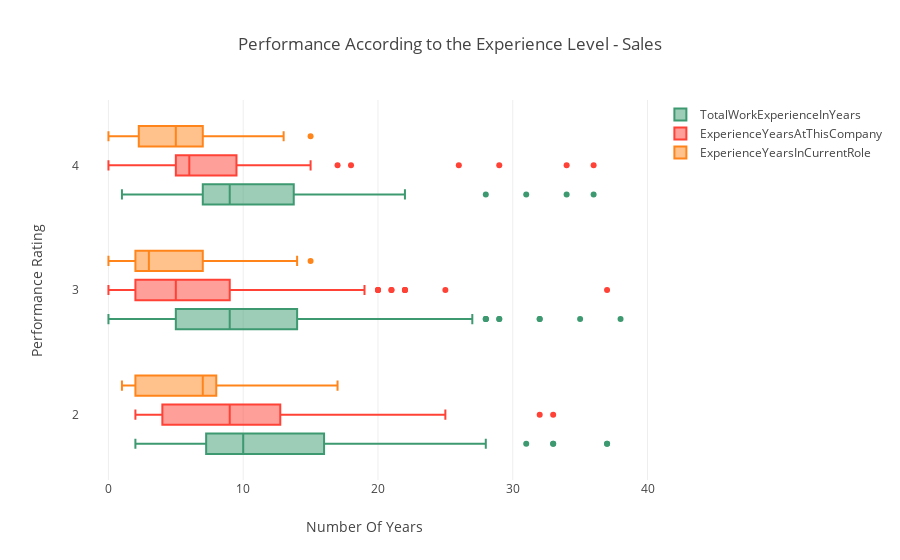

Notebook code for this chart:
### Markdown cell above
#### iv) Performance According to the Experience Level

### Code cell
data = [
    {
        'x': sales['TotalWorkExperienceInYears'],
        'y': sales['PerformanceRating'],
        'name':'TotalWorkExperienceInYears',
        'marker': {
            'color': '#3D9970'
        },
        'boxmean': False,
        'orientation': 'h',
        "type": "box",
    },
    {
        'x':sales['ExperienceYearsAtThisCompany'],
        'y':sales['PerformanceRating'],
        'name': 'ExperienceYearsAtThisCompany',
        'marker':{
            'color': '#FF4136',
        },
        'boxmean': False,
        'orientation': 'h',
        "type": "box",
    },
    {
        'x': sales['ExperienceYearsInCurrentRole'],
        'y': sales['PerformanceRating'],
        'name':'ExperienceYearsInCurrentRole',
        'marker': {
            'color': '#FF851B',
        },
        'boxmean': False,
        'orientation': 'h',
        "type": "box",
    }
]
layout = {
    'xaxis': {
        'title': 'Number Of Years',
        'zeroline': False,
    },
    'yaxis': {
        'title': 'Performance Rating ',
        'zeroline': False,
    },
    'boxmode': 'group',
    'title': 'Performance According to the Experience Level - Sales',
}
fig = go.Figure(data=data, layout=layout)
py.iplot(fig)

### Figure 1 — Plotly figure (JSON) as saved in the notebook; plotly's stock layout.template omitted (floating-point values rounded to 4 significant figures; data arrays with more than 128 entries replaced by an {"elided": "..."} marker saying what was removed)
{"data": [{"boxmean": false, "marker": {"color": "#3D9970"}, "name": "TotalWorkExperienceInYears", "orientation": "h", "type": "box", "uid": "ffd31c4e-ba10-4ba9-835c-48e0b541eb7a", "x": {"elided": "373 int values"}, "y": {"elided": "373 int values"}}, {"boxmean": false, "marker": {"color": "#FF4136"}, "name": "ExperienceYearsAtThisCompany", "orientation": "h", "type": "box", "uid": "7d6e6fc9-63f8-4b0b-971a-87e8358dcb54", "x": {"elided": "373 int values"}, "y": {"elided": "373 int values"}}, {"boxmean": false, "marker": {"color": "#FF851B"}, "name": "ExperienceYearsInCurrentRole", "orientation": "h", "type": "box", "uid": "64d14778-e138-41d2-a445-eda454afb70c", "x": {"elided": "373 int values"}, "y": {"elided": "373 int values"}}], "layout": {"boxmode": "group", "title": "Performance According to the Experience Level - Sales", "xaxis": {"title": "Number Of Years", "zeroline": false}, "yaxis": {"title": "Performance Rating ", "zeroline": false}}}
